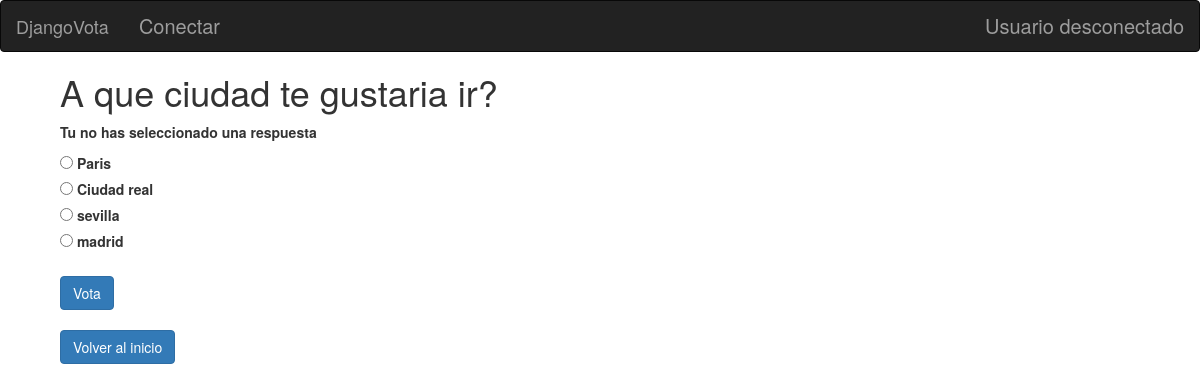
Screenshot of /10/vote/ with the database file from the repository.
### polls/models.py (models this page shows, shortened)
class Pregunta(models.Model):
	author = models.ForeignKey(settings.AUTH_USER_MODEL,on_delete=models.CASCADE,)
	textPregunta = models.CharField(max_length=200)
	dataPubli = models.DateTimeField('Fecha de publicacion')

class Respuesta(models.Model):
	pregunta = models.ForeignKey(Pregunta, on_delete=models.CASCADE)
	textRespuesta = models.CharField(max_length=200)

### polls/views.py (the view)
# urls.py: path('<int:pregunta_id>/vote/', views.vote, name='vote'),
def vote(request, pregunta_id):
    pregunta = get_object_or_404(Pregunta, pk=pregunta_id)
    try:
        selected_respuesta = pregunta.respuesta_set.get(pk=request.POST['respuesta'])
        selected_user = request.POST['user']
        selected_user = int(selected_user)
    except (KeyError, Respuesta.DoesNotExist):
        return render(request, 'polls/detail.html', {
            'pregunta': pregunta,
            'error_message': "Tu no has seleccionado una respuesta",
        })
    else:
        v = Voto(author = request.user, respuesta = selected_respuesta)
        v.save()
        return HttpResponseRedirect(reverse('polls:results', args=(pregunta.id,)))

### polls/templates/polls/detail.html (shortened to what this page needs)
{% extends 'base_generic.html' %}
{%block content%}
{% load static %}
<link rel="stylesheet" type="text/css" href="{% static 'polls/style.css' %}" />
<link rel="stylesheet" href="//netdna.bootstrapcdn.com/bootstrap/3.1.0/css/bootstrap.min.css">
<div class="containter" style="margin-left: 5%;">
<h1>{{ pregunta.textPregunta }}</h1>
{% if error_message %}<p><strong>{{ error_message }}</strong></p>{% endif %}
<form action="{% url 'polls:vote' pregunta.id %}" method="post">
{% for respuesta in pregunta.respuesta_set.all %}
    <input type="radio" name="respuesta" id="respuesta{{ forloop.counter }}" value="{{ respuesta.id }}" />
    <label for="respuesta{{ forloop.counter }}">{{ respuesta.textRespuesta }}</label><br />
{% endfor %}</br>
<input type="submit" value="Vota" class="btn btn-primary"/>
</form></br>
<a href="http://127.0.0.1:8000/index/" class="btn btn-primary">Volver al inicio</a>
</div>
{%endblock%}

### polls/static/polls/style.css (style rules this page uses)
body { background: white url("images/fondo.png"); background-size: 100% 100%; }
input { padding:5px 15px; background:#ccc; border:0 none; cursor:pointer; -webkit-border-radius: 5px; border-radius: 5px; }

### rows the page displays
Pregunta: textPregunta "A que ciudad te gustaria ir?"
Respuesta: textRespuesta "Paris"
Respuesta: textRespuesta "Ciudad real"
Respuesta: textRespuesta "sevilla"
Respuesta: textRespuesta "madrid"

### other values shown
{{ error_message }} "Tu no has seleccionado una respuesta"
